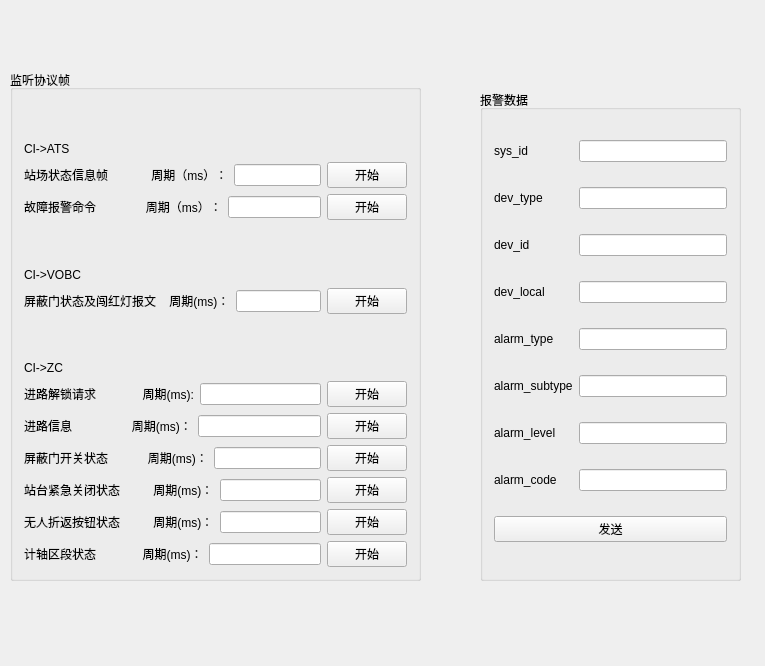
<?xml version="1.0" encoding="UTF-8"?>
<ui version="4.0">
 <class>CiWidget</class>
 <widget class="QWidget" name="CiWidget">
  <property name="geometry">
   <rect>
    <x>0</x>
    <y>0</y>
    <width>765</width>
    <height>666</height>
   </rect>
  </property>
  <property name="windowTitle">
   <string>ATSTest</string>
  </property>
  <widget class="QGroupBox" name="groupBox">
   <property name="geometry">
    <rect>
     <x>10</x>
     <y>70</y>
     <width>411</width>
     <height>511</height>
    </rect>
   </property>
   <property name="title">
    <string>监听协议帧</string>
   </property>
   <layout class="QVBoxLayout" name="verticalLayout">
    <item>
     <widget class="QLabel" name="label_12">
      <property name="text">
       <string>CI-&gt;ATS</string>
      </property>
      <property name="alignment">
       <set>Qt::AlignBottom|Qt::AlignLeading|Qt::AlignLeft</set>
      </property>
     </widget>
    </item>
    <item>
     <layout class="QHBoxLayout" name="horizontalLayout">
      <property name="leftMargin">
       <number>0</number>
      </property>
      <item>
       <widget class="QLabel" name="label_3">
        <property name="text">
         <string>站场状态信息帧             周期（ms）：</string>
        </property>
       </widget>
      </item>
      <item>
       <widget class="QLineEdit" name="edit1"/>
      </item>
      <item>
       <widget class="QPushButton" name="b1">
        <property name="text">
         <string>开始</string>
        </property>
       </widget>
      </item>
     </layout>
    </item>
    <item>
     <layout class="QHBoxLayout" name="horizontalLayout_2">
      <item>
       <widget class="QLabel" name="label_4">
        <property name="text">
         <string>故障报警命令               周期（ms）：</string>
        </property>
       </widget>
      </item>
      <item>
       <widget class="QLineEdit" name="edit2"/>
      </item>
      <item>
       <widget class="QPushButton" name="b2">
        <property name="text">
         <string>开始</string>
        </property>
       </widget>
      </item>
     </layout>
    </item>
    <item>
     <widget class="QLabel" name="label_21">
      <property name="text">
       <string>CI-&gt;VOBC</string>
      </property>
      <property name="alignment">
       <set>Qt::AlignBottom|Qt::AlignLeading|Qt::AlignLeft</set>
      </property>
     </widget>
    </item>
    <item>
     <layout class="QHBoxLayout" name="horizontalLayout_3">
      <item>
       <widget class="QLabel" name="label_5">
        <property name="text">
         <string>屏蔽门状态及闯红灯报文    周期(ms)：</string>
        </property>
       </widget>
      </item>
      <item>
       <widget class="QLineEdit" name="edit3"/>
      </item>
      <item>
       <widget class="QPushButton" name="b3">
        <property name="text">
         <string>开始</string>
        </property>
       </widget>
      </item>
     </layout>
    </item>
    <item>
     <widget class="QLabel" name="label_22">
      <property name="text">
       <string>CI-&gt;ZC</string>
      </property>
      <property name="alignment">
       <set>Qt::AlignBottom|Qt::AlignLeading|Qt::AlignLeft</set>
      </property>
     </widget>
    </item>
    <item>
     <layout class="QHBoxLayout" name="horizontalLayout_4">
      <item>
       <widget class="QLabel" name="label_6">
        <property name="text">
         <string>进路解锁请求              周期(ms):</string>
        </property>
       </widget>
      </item>
      <item>
       <widget class="QLineEdit" name="edit4"/>
      </item>
      <item>
       <widget class="QPushButton" name="b4">
        <property name="text">
         <string>开始</string>
        </property>
       </widget>
      </item>
     </layout>
    </item>
    <item>
     <layout class="QHBoxLayout" name="horizontalLayout_5">
      <item>
       <widget class="QLabel" name="label_7">
        <property name="text">
         <string>进路信息                  周期(ms)：</string>
        </property>
       </widget>
      </item>
      <item>
       <widget class="QLineEdit" name="edit5"/>
      </item>
      <item>
       <widget class="QPushButton" name="b5">
        <property name="text">
         <string>开始</string>
        </property>
       </widget>
      </item>
     </layout>
    </item>
    <item>
     <layout class="QHBoxLayout" name="horizontalLayout_6">
      <item>
       <widget class="QLabel" name="label_8">
        <property name="text">
         <string>屏蔽门开关状态            周期(ms)：</string>
        </property>
       </widget>
      </item>
      <item>
       <widget class="QLineEdit" name="edit6"/>
      </item>
      <item>
       <widget class="QPushButton" name="b6">
        <property name="text">
         <string>开始</string>
        </property>
       </widget>
      </item>
     </layout>
    </item>
    <item>
     <layout class="QHBoxLayout" name="horizontalLayout_7">
      <item>
       <widget class="QLabel" name="label_9">
        <property name="text">
         <string>站台紧急关闭状态          周期(ms)：</string>
        </property>
       </widget>
      </item>
      <item>
       <widget class="QLineEdit" name="edit7"/>
      </item>
      <item>
       <widget class="QPushButton" name="b7">
        <property name="text">
         <string>开始</string>
        </property>
       </widget>
      </item>
     </layout>
    </item>
    <item>
     <layout class="QHBoxLayout" name="horizontalLayout_8">
      <item>
       <widget class="QLabel" name="label_10">
        <property name="text">
         <string>无人折返按钮状态          周期(ms)：</string>
        </property>
       </widget>
      </item>
      <item>
       <widget class="QLineEdit" name="edit8"/>
      </item>
      <item>
       <widget class="QPushButton" name="b8">
        <property name="text">
         <string>开始</string>
        </property>
       </widget>
      </item>
     </layout>
    </item>
    <item>
     <layout class="QHBoxLayout" name="horizontalLayout_9">
      <item>
       <widget class="QLabel" name="label_11">
        <property name="text">
         <string>计轴区段状态              周期(ms)：</string>
        </property>
       </widget>
      </item>
      <item>
       <widget class="QLineEdit" name="edut9"/>
      </item>
      <item>
       <widget class="QPushButton" name="b9">
        <property name="text">
         <string>开始</string>
        </property>
       </widget>
      </item>
     </layout>
    </item>
   </layout>
  </widget>
  <widget class="QGroupBox" name="groupBox_2">
   <property name="geometry">
    <rect>
     <x>480</x>
     <y>90</y>
     <width>261</width>
     <height>491</height>
    </rect>
   </property>
   <property name="title">
    <string>报警数据</string>
   </property>
   <layout class="QGridLayout" name="gridLayout">
    <item row="6" column="1">
     <widget class="QLineEdit" name="alarm_level"/>
    </item>
    <item row="5" column="0">
     <widget class="QLabel" name="label_19">
      <property name="text">
       <string>alarm_subtype</string>
      </property>
     </widget>
    </item>
    <item row="6" column="0">
     <widget class="QLabel" name="label_18">
      <property name="text">
       <string>alarm_level</string>
      </property>
     </widget>
    </item>
    <item row="5" column="1">
     <widget class="QLineEdit" name="alarm_subtype"/>
    </item>
    <item row="8" column="0" colspan="2">
     <widget class="QPushButton" name="pushButton_10">
      <property name="text">
       <string>发送</string>
      </property>
     </widget>
    </item>
    <item row="7" column="0">
     <widget class="QLabel" name="label_20">
      <property name="text">
       <string>alarm_code</string>
      </property>
     </widget>
    </item>
    <item row="7" column="1">
     <widget class="QLineEdit" name="alarm_code"/>
    </item>
    <item row="2" column="0">
     <widget class="QLabel" name="label_14">
      <property name="text">
       <string>dev_id</string>
      </property>
     </widget>
    </item>
    <item row="1" column="1">
     <widget class="QLineEdit" name="dev_type"/>
    </item>
    <item row="0" column="1">
     <widget class="QLineEdit" name="sys_id"/>
    </item>
    <item row="1" column="0">
     <widget class="QLabel" name="label_15">
      <property name="text">
       <string>dev_type</string>
      </property>
     </widget>
    </item>
    <item row="2" column="1">
     <widget class="QLineEdit" name="dev_id"/>
    </item>
    <item row="3" column="0">
     <widget class="QLabel" name="label_16">
      <property name="text">
       <string>dev_local</string>
      </property>
     </widget>
    </item>
    <item row="3" column="1">
     <widget class="QLineEdit" name="dev_local"/>
    </item>
    <item row="4" column="0">
     <widget class="QLabel" name="label_17">
      <property name="text">
       <string>alarm_type</string>
      </property>
     </widget>
    </item>
    <item row="4" column="1">
     <widget class="QLineEdit" name="alarm_type"/>
    </item>
    <item row="0" column="0">
     <widget class="QLabel" name="label_13">
      <property name="text">
       <string>sys_id</string>
      </property>
     </widget>
    </item>
   </layout>
  </widget>
  <widget class="QWidget" name="layoutWidget">
   <property name="geometry">
    <rect>
     <x>30</x>
     <y>20</y>
     <width>492</width>
     <height>22</height>
    </rect>
   </property>
   <layout class="QHBoxLayout" name="horizontalLayout_10">
    <item>
     <widget class="QLabel" name="label">
      <property name="text">
       <string>IP:</string>
      </property>
     </widget>
    </item>
    <item>
     <widget class="QLineEdit" name="ip"/>
    </item>
    <item>
     <widget class="QLabel" name="label_2">
      <property name="text">
       <string>端口：</string>
      </property>
     </widget>
    </item>
    <item>
     <widget class="QLineEdit" name="port"/>
    </item>
    <item>
     <widget class="QLabel" name="label_23">
      <property name="text">
       <string>传输协议：</string>
      </property>
     </widget>
    </item>
    <item>
     <widget class="QComboBox" name="comboBox">
      <item>
       <property name="text">
        <string>Basic UDP</string>
       </property>
      </item>
      <item>
       <property name="text">
        <string>RSSPI</string>
       </property>
      </item>
     </widget>
    </item>
   </layout>
  </widget>
 </widget>
 <layoutdefault spacing="6" margin="11"/>
 <resources/>
 <connections/>
</ui>
